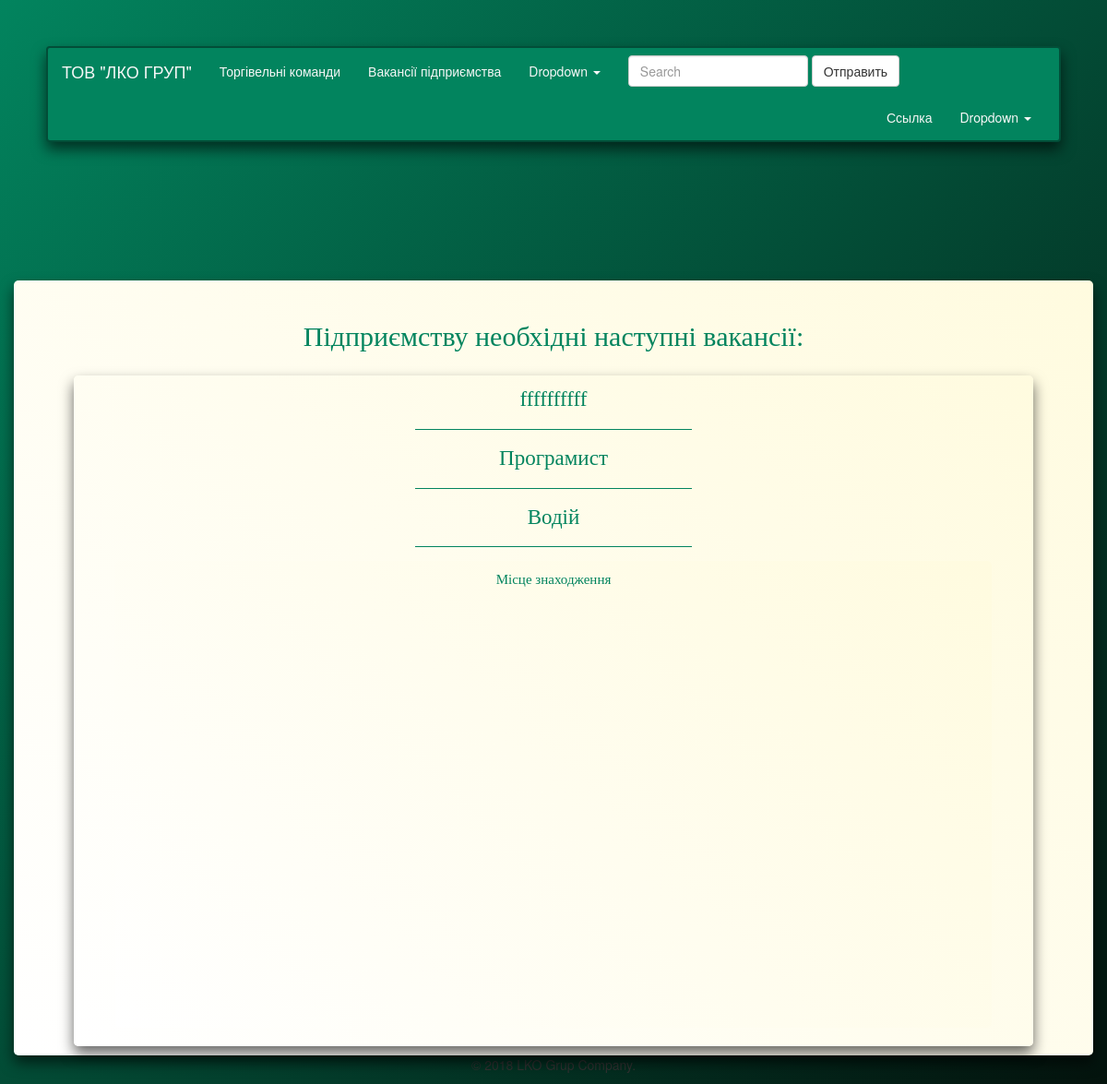
Screenshot of /vacancy_oblast/ with the database file from the repository.
### main/models.py (models this page shows)
class VacancyOblast(models.Model):
	name_vacancy = models.CharField(max_length=300, blank=True, null=True, default=None)
	text = models.TextField(blank = True, null = True, default = None)
	date = models.DateTimeField(auto_now_add = True, auto_now = False)

### main/views.py (the view)
# urls.py: url(r'^vacancy_oblast/$', views.vacancy_oblast, name ='vacancy_oblast'),
def vacancy_oblast(request):
	args = {}
	args['vacancys'] = VacancyOblast.objects.order_by('-date')
	return render_to_response('vacancy_oblast.html', args)

### templates/vacancy_oblast.html
{% extends 'main.html' %}
{% load staticfiles %}
{% block main %}
<div class="muClass1" >
    <div class="container marketing">
      <div class="row">
        <div class="col-lg-12" style="box-shadow: 0 8px 15px rgba(0, 0, 0, .6); border-radius: 5px 5px 5px 5px; padding-top: 20px; background: linear-gradient(45deg,#ffffff, #fffbdf);">
        <div class="row">
           <div class="col-lg-12" style="padding-top: 20px">
             <p style="color: #02845e; text-align: center; font-size: 30px; font-family: Snell Roundhand, cursive;">Підприємству необхідні наступні вакансії:</p>
            </div>
          </div>
        <div class="myClass7">
        <div class="row">
        {% for vacancy in vacancys %}
              <div class="row">
                <div class="col-lg-12">
                  <p style="margin: 0px 15px 0px 15px; font-family: Snell Roundhand, cursive; font-size: 23px; text-align: center;"><a style="color: #02845e" href="{% url 'get_vacancy_oblast' vacancy.id %}"> {{ vacancy.name_vacancy }}</a></p>
                </div>
              </div>
              <hr class="featurette-divider" style="border-color: #02845e; margin: 15px 375px 15px 375px;">
          {% endfor %}
        <div class="myClass7" style="box-shadow: 0 0 0 0 rgba(0, 0, 0, 0);">
        	<div class="row">
        		<div class="col-lg-12">
        			<p style="color: #02845e; text-align: center; font-family: Snell Roundhand, cursive; font-size: 15px;"> Місце знаходження</p>
        		</div>
        	</div>
            <div class="row">
            	<div class="col-lg-12">
                  <iframe src="https://www.google.com/maps/embed?pb=!1m18!1m12!1m3!1d10121.057558187955!2d30.414310309929146!3d50.640780765239!2m3!1f0!2f0!3f0!3m2!1i1024!2i768!4f13.1!3m3!1m2!1s0x472b2bb9b67b65e9%3A0x529c5b0f83900f14!2z0LLRg9C70LjRhtGPINCf0L7Qu9GM0L7QstCwLCA5LCDQodGC0LDRgNGWINCf0LXRgtGA0ZbQstGG0ZYsINCa0LjRl9Cy0YHRjNC60LAg0L7QsdC7LiwgMDczNTM!5e0!3m2!1sru!2sua!4v1530538229229" width="100%" height="450" frameborder="0" style="border:0" allowfullscreen></iframe>
              </div>
            </div>
        </div>
      </div>
      </div>
    </div>
{% endblock %}

### rows the page displays
VacancyOblast: name_vacancy "ffffffffff"
VacancyOblast: name_vacancy "Програмист"
VacancyOblast: name_vacancy "Водій"
